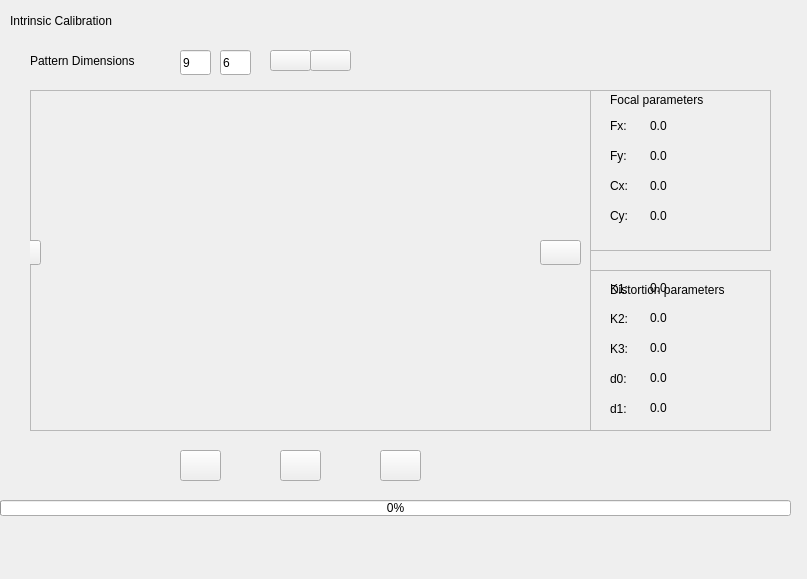
<?xml version="1.0" encoding="UTF-8"?>
<ui version="4.0">
 <class>Form</class>
 <widget class="QWidget" name="Form">
  <property name="geometry">
   <rect>
    <x>0</x>
    <y>0</y>
    <width>807</width>
    <height>579</height>
   </rect>
  </property>
  <property name="windowTitle">
   <string>Form</string>
  </property>
  <widget class="QLabel" name="labelHeader">
   <property name="geometry">
    <rect>
     <x>10</x>
     <y>0</y>
     <width>771</width>
     <height>41</height>
    </rect>
   </property>
   <property name="text">
    <string>Intrinsic Calibration</string>
   </property>
  </widget>
  <widget class="QPushButton" name="startButton">
   <property name="geometry">
    <rect>
     <x>180</x>
     <y>450</y>
     <width>41</width>
     <height>31</height>
    </rect>
   </property>
   <property name="text">
    <string/>
   </property>
  </widget>
  <widget class="QFrame" name="frameFocal">
   <property name="geometry">
    <rect>
     <x>590</x>
     <y>90</y>
     <width>181</width>
     <height>161</height>
    </rect>
   </property>
   <property name="frameShape">
    <enum>QFrame::StyledPanel</enum>
   </property>
   <property name="frameShadow">
    <enum>QFrame::Raised</enum>
   </property>
   <widget class="QLabel" name="label_5">
    <property name="geometry">
     <rect>
      <x>20</x>
      <y>110</y>
      <width>41</width>
      <height>31</height>
     </rect>
    </property>
    <property name="text">
     <string>Cy:</string>
    </property>
   </widget>
   <widget class="QLabel" name="label_2">
    <property name="geometry">
     <rect>
      <x>20</x>
      <y>20</y>
      <width>41</width>
      <height>31</height>
     </rect>
    </property>
    <property name="text">
     <string>Fx:</string>
    </property>
   </widget>
   <widget class="QLabel" name="label_4">
    <property name="geometry">
     <rect>
      <x>20</x>
      <y>80</y>
      <width>41</width>
      <height>31</height>
     </rect>
    </property>
    <property name="text">
     <string>Cx:</string>
    </property>
   </widget>
   <widget class="QLabel" name="label_3">
    <property name="geometry">
     <rect>
      <x>20</x>
      <y>50</y>
      <width>41</width>
      <height>31</height>
     </rect>
    </property>
    <property name="text">
     <string>Fy:</string>
    </property>
   </widget>
   <widget class="QLabel" name="labelFx">
    <property name="geometry">
     <rect>
      <x>60</x>
      <y>20</y>
      <width>111</width>
      <height>31</height>
     </rect>
    </property>
    <property name="text">
     <string>0.0</string>
    </property>
   </widget>
   <widget class="QLabel" name="labelFy">
    <property name="geometry">
     <rect>
      <x>60</x>
      <y>50</y>
      <width>111</width>
      <height>31</height>
     </rect>
    </property>
    <property name="text">
     <string>0.0</string>
    </property>
   </widget>
   <widget class="QLabel" name="labelCx">
    <property name="geometry">
     <rect>
      <x>60</x>
      <y>80</y>
      <width>111</width>
      <height>31</height>
     </rect>
    </property>
    <property name="text">
     <string>0.0</string>
    </property>
   </widget>
   <widget class="QLabel" name="labelCy">
    <property name="geometry">
     <rect>
      <x>60</x>
      <y>110</y>
      <width>111</width>
      <height>31</height>
     </rect>
    </property>
    <property name="text">
     <string>0.0</string>
    </property>
   </widget>
  </widget>
  <widget class="QFrame" name="frameDistortion">
   <property name="geometry">
    <rect>
     <x>590</x>
     <y>270</y>
     <width>181</width>
     <height>161</height>
    </rect>
   </property>
   <property name="frameShape">
    <enum>QFrame::StyledPanel</enum>
   </property>
   <property name="frameShadow">
    <enum>QFrame::Raised</enum>
   </property>
   <widget class="QLabel" name="label">
    <property name="geometry">
     <rect>
      <x>20</x>
      <y>10</y>
      <width>31</width>
      <height>17</height>
     </rect>
    </property>
    <property name="text">
     <string>K1:</string>
    </property>
   </widget>
   <widget class="QLabel" name="label_6">
    <property name="geometry">
     <rect>
      <x>20</x>
      <y>40</y>
      <width>31</width>
      <height>17</height>
     </rect>
    </property>
    <property name="text">
     <string>K2:</string>
    </property>
   </widget>
   <widget class="QLabel" name="label_7">
    <property name="geometry">
     <rect>
      <x>20</x>
      <y>70</y>
      <width>31</width>
      <height>17</height>
     </rect>
    </property>
    <property name="text">
     <string>K3:</string>
    </property>
   </widget>
   <widget class="QLabel" name="label_8">
    <property name="geometry">
     <rect>
      <x>20</x>
      <y>100</y>
      <width>31</width>
      <height>17</height>
     </rect>
    </property>
    <property name="text">
     <string>d0:</string>
    </property>
   </widget>
   <widget class="QLabel" name="label_9">
    <property name="geometry">
     <rect>
      <x>20</x>
      <y>130</y>
      <width>31</width>
      <height>17</height>
     </rect>
    </property>
    <property name="text">
     <string>d1:</string>
    </property>
   </widget>
   <widget class="QLabel" name="labelK1">
    <property name="geometry">
     <rect>
      <x>60</x>
      <y>10</y>
      <width>111</width>
      <height>16</height>
     </rect>
    </property>
    <property name="text">
     <string>0.0</string>
    </property>
   </widget>
   <widget class="QLabel" name="labelK2">
    <property name="geometry">
     <rect>
      <x>60</x>
      <y>40</y>
      <width>111</width>
      <height>16</height>
     </rect>
    </property>
    <property name="text">
     <string>0.0</string>
    </property>
   </widget>
   <widget class="QLabel" name="labelK3">
    <property name="geometry">
     <rect>
      <x>60</x>
      <y>70</y>
      <width>111</width>
      <height>16</height>
     </rect>
    </property>
    <property name="text">
     <string>0.0</string>
    </property>
   </widget>
   <widget class="QLabel" name="labelP1">
    <property name="geometry">
     <rect>
      <x>60</x>
      <y>100</y>
      <width>111</width>
      <height>16</height>
     </rect>
    </property>
    <property name="text">
     <string>0.0</string>
    </property>
   </widget>
   <widget class="QLabel" name="labelP2">
    <property name="geometry">
     <rect>
      <x>60</x>
      <y>130</y>
      <width>111</width>
      <height>16</height>
     </rect>
    </property>
    <property name="text">
     <string>0.0</string>
    </property>
   </widget>
  </widget>
  <widget class="QPushButton" name="acqButton">
   <property name="geometry">
    <rect>
     <x>270</x>
     <y>50</y>
     <width>41</width>
     <height>21</height>
    </rect>
   </property>
   <property name="text">
    <string/>
   </property>
  </widget>
  <widget class="QPushButton" name="loadButton">
   <property name="geometry">
    <rect>
     <x>310</x>
     <y>50</y>
     <width>41</width>
     <height>21</height>
    </rect>
   </property>
   <property name="text">
    <string/>
   </property>
  </widget>
  <widget class="QPushButton" name="saveButton">
   <property name="geometry">
    <rect>
     <x>380</x>
     <y>450</y>
     <width>41</width>
     <height>31</height>
    </rect>
   </property>
   <property name="text">
    <string/>
   </property>
  </widget>
  <widget class="QFrame" name="frameWorkspace">
   <property name="geometry">
    <rect>
     <x>30</x>
     <y>90</y>
     <width>561</width>
     <height>341</height>
    </rect>
   </property>
   <property name="frameShape">
    <enum>QFrame::StyledPanel</enum>
   </property>
   <property name="frameShadow">
    <enum>QFrame::Raised</enum>
   </property>
   <widget class="QWidget" name="horizontalLayoutWidget">
    <property name="geometry">
     <rect>
      <x>30</x>
      <y>0</y>
      <width>501</width>
      <height>341</height>
     </rect>
    </property>
    <layout class="QHBoxLayout" name="imageLayout"/>
   </widget>
   <widget class="QPushButton" name="previusButton">
    <property name="geometry">
     <rect>
      <x>-30</x>
      <y>150</y>
      <width>41</width>
      <height>25</height>
     </rect>
    </property>
    <property name="text">
     <string/>
    </property>
   </widget>
   <widget class="QPushButton" name="nextButton">
    <property name="geometry">
     <rect>
      <x>510</x>
      <y>150</y>
      <width>41</width>
      <height>25</height>
     </rect>
    </property>
    <property name="text">
     <string/>
    </property>
   </widget>
  </widget>
  <widget class="QLineEdit" name="cornersX">
   <property name="geometry">
    <rect>
     <x>180</x>
     <y>50</y>
     <width>31</width>
     <height>25</height>
    </rect>
   </property>
   <property name="text">
    <string>9</string>
   </property>
  </widget>
  <widget class="QLineEdit" name="cornersY">
   <property name="geometry">
    <rect>
     <x>220</x>
     <y>50</y>
     <width>31</width>
     <height>25</height>
    </rect>
   </property>
   <property name="text">
    <string>6</string>
   </property>
  </widget>
  <widget class="QProgressBar" name="progressBarIntrsc">
   <property name="geometry">
    <rect>
     <x>0</x>
     <y>500</y>
     <width>791</width>
     <height>16</height>
    </rect>
   </property>
   <property name="value">
    <number>0</number>
   </property>
  </widget>
  <widget class="QPushButton" name="clearButton">
   <property name="geometry">
    <rect>
     <x>280</x>
     <y>450</y>
     <width>41</width>
     <height>31</height>
    </rect>
   </property>
   <property name="text">
    <string/>
   </property>
  </widget>
  <widget class="QLabel" name="label_10">
   <property name="geometry">
    <rect>
     <x>30</x>
     <y>50</y>
     <width>141</width>
     <height>21</height>
    </rect>
   </property>
   <property name="text">
    <string>Pattern Dimensions</string>
   </property>
  </widget>
  <widget class="QLabel" name="label_11">
   <property name="geometry">
    <rect>
     <x>610</x>
     <y>90</y>
     <width>181</width>
     <height>20</height>
    </rect>
   </property>
   <property name="text">
    <string>Focal parameters</string>
   </property>
  </widget>
  <widget class="QLabel" name="label_12">
   <property name="geometry">
    <rect>
     <x>610</x>
     <y>280</y>
     <width>181</width>
     <height>20</height>
    </rect>
   </property>
   <property name="text">
    <string>Distortion parameters</string>
   </property>
  </widget>
  <widget class="QLabel" name="currentImageLabel">
   <property name="geometry">
    <rect>
     <x>550</x>
     <y>460</y>
     <width>67</width>
     <height>31</height>
    </rect>
   </property>
   <property name="text">
    <string/>
   </property>
  </widget>
 </widget>
 <resources/>
 <connections/>
</ui>
